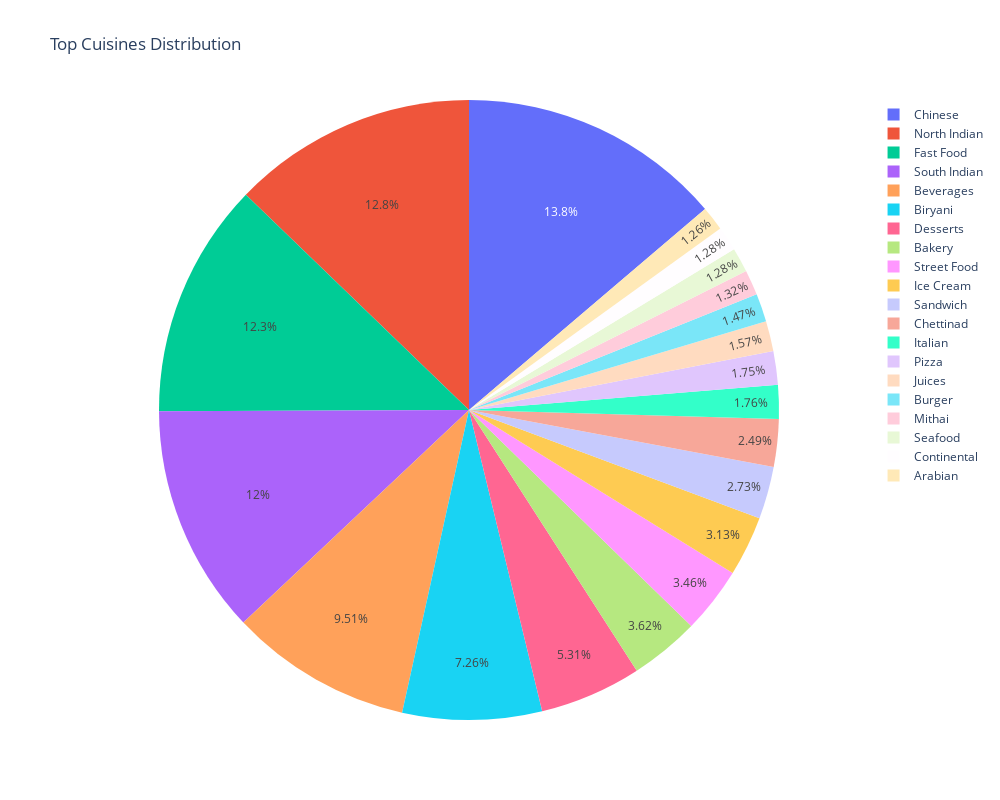

Here is the notebook cell this chart was saved with:
### Code cell
top_cusines_dict, top_cuisine_df = count_data("Cuisine", zomato_data)
labels = top_cuisine_df['index'][0:20]  # Cuisine names
sizes = top_cuisine_df['Count'][0:20]    # Count of each cuisine

#Plotting Pie chart
fig = px.pie(names=labels, values=sizes, title='Top Cuisines Distribution')
fig.update_layout(width=1000, height=800)

# Show the chart
fig.show()

### Figure 1 — Plotly figure (JSON) as saved in the notebook; plotly's stock layout.template omitted (floating-point values rounded to 4 significant figures)
{"data": [{"domain": {"x": [0, 1], "y": [0, 1]}, "hovertemplate": "label=%{label}<br>value=%{value}<extra></extra>", "labels": ["Chinese", "North Indian", "Fast Food", "South Indian", "Beverages", "Biryani", "Desserts", "Bakery", "Street Food", "Ice Cream", "Sandwich", "Chettinad", "Italian", "Pizza", "Juices", "Burger", "Mithai", "Seafood", "Continental", "Arabian"], "legendgroup": "", "name": "", "showlegend": true, "type": "pie", "values": [3571, 3315, 3183, 3099, 2465, 1881, 1376, 939, 897, 812, 708, 646, 456, 453, 406, 380, 342, 332, 331, 327]}], "layout": {"height": 800, "legend": {"tracegroupgap": 0}, "title": {"text": "Top Cuisines Distribution"}, "width": 1000}}
